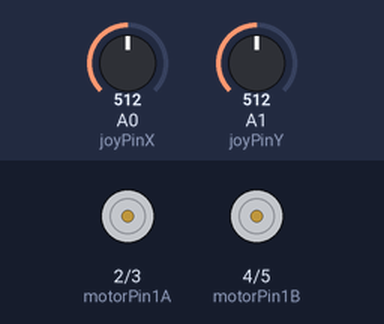
This sketch was run on a simulated Arduino Uno, built with avr-gcc and run on an emulated ATmega328P. On the bench: motor-driver pin pairs drawn as motors (green arrow = first pin HIGH = forward, orange = second pin HIGH = backward, longer = more drive). The inputs (shaded band) are chosen by the test bench; at power-on: A0 (joyPinX) = 512, A1 (joyPinY) = 512.

Above: at 1.2 s.
1.3 s: A0 (joyPinX) set to 306
At 1.9 s:
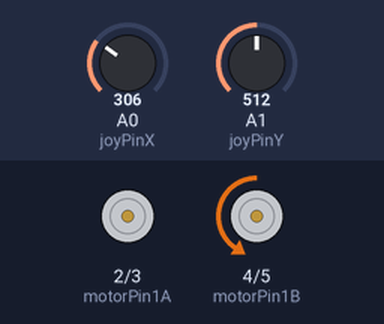
2.8 s: A1 (joyPinY) set to 306
At 4.0 s:
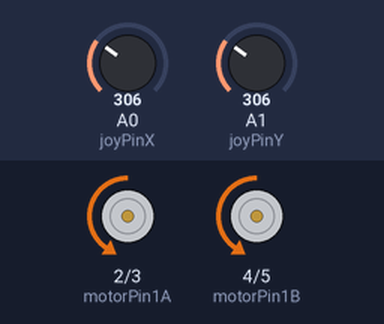
4.3 s: A0 (joyPinX) set to 122
At 5.4 s:
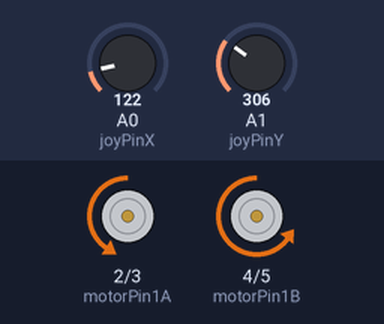
5.8 s: A1 (joyPinY) set to 122
At 6.5 s:
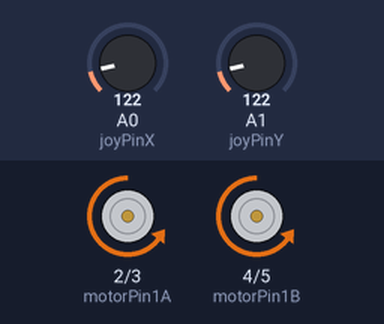
7.3 s: A0 (joyPinX) set to 511
At 7.7 s:
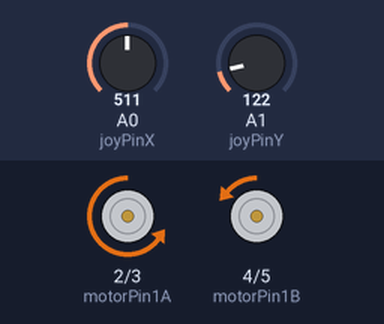
8.8 s: A1 (joyPinY) set to 511
At 10.0 s:
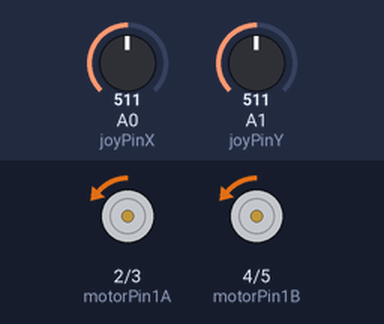
Timing chart, 0 to 11.3 s (numbered marks = the images above; inputs shaded):
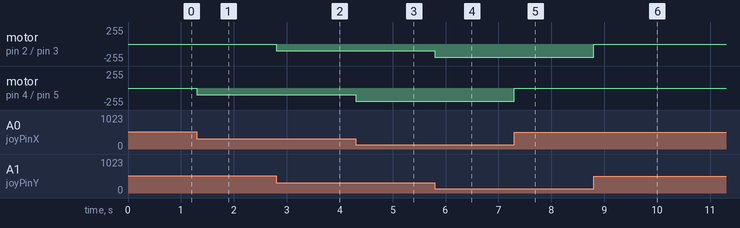

The sketch:

Arduino.ino
```cpp
// Motor A connections
int motorPin1A = 2; // Pin 2 for motor A input 1
int motorPin2A = 3; // Pin 3 for motor A input 2

// Motor B connections
int motorPin1B = 4; // Pin 4 for motor B input 1
int motorPin2B = 5; // Pin 5 for motor B input 2

// Joystick connections
int joyPinX = A0; // Joystick X-axis connected to analog pin A0
int joyPinY = A1; // Joystick Y-axis connected to analog pin A1

void setup() {
  pinMode(motorPin1A, OUTPUT);
  pinMode(motorPin2A, OUTPUT);
  pinMode(motorPin1B, OUTPUT);
  pinMode(motorPin2B, OUTPUT);
}

void loop() {
  int xAxis = analogRead(joyPinX); // Read X-axis of joystick
  int yAxis = analogRead(joyPinY); // Read Y-axis of joystick

  int motorSpeedA = map(yAxis, 0, 1023, -255, 255); // Map joystick Y-axis to motor speed
  int motorSpeedB = map(xAxis, 0, 1023, -255, 255); // Map joystick X-axis to motor speed

  // Control Motor A
  if (motorSpeedA > 0) {
    analogWrite(motorPin1A, motorSpeedA);
    analogWrite(motorPin2A, 0);
  } else {
    analogWrite(motorPin1A, 0);
    analogWrite(motorPin2A, abs(motorSpeedA));
  }

  // Control Motor B
  if (motorSpeedB > 0) {
    analogWrite(motorPin1B, motorSpeedB);
    analogWrite(motorPin2B, 0);
  } else {
    analogWrite(motorPin1B, 0);
    analogWrite(motorPin2B, abs(motorSpeedB));
  }
}
```

Measured:
- after the input at 1.3 s, motor on pin 4 (motorPin1B) / pin 5 (motorPin2B): stopped → backward 103/255 at once
- after the input at 2.8 s, motor on pin 2 (motorPin1A) / pin 3 (motorPin2A): stopped → backward 103/255 at once
- after the input at 4.3 s, motor on pin 4 (motorPin1B) / pin 5 (motorPin2B): backward 103/255 → backward 195/255 at once
- after the input at 5.8 s, motor on pin 2 (motorPin1A) / pin 3 (motorPin2A): backward 103/255 → backward 195/255 at once
- after the input at 7.3 s, motor on pin 4 (motorPin1B) / pin 5 (motorPin2B): backward 195/255 → backward 1/255 at once
- after the input at 8.8 s, motor on pin 2 (motorPin1A) / pin 3 (motorPin2A): backward 195/255 → backward 1/255 at once
